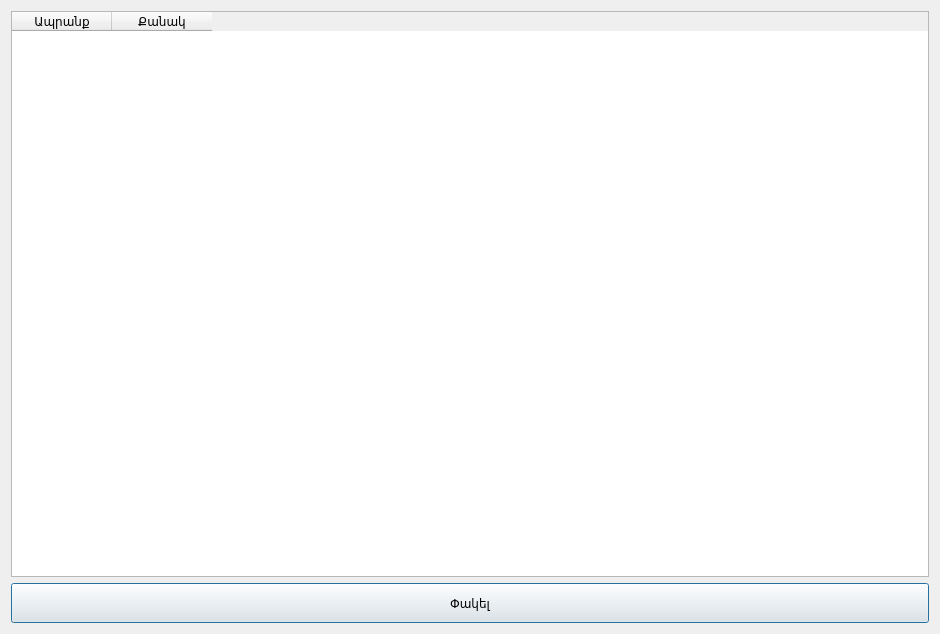
<?xml version="1.0" encoding="UTF-8"?>
<ui version="4.0">
 <class>DlgCalc</class>
 <widget class="QDialog" name="DlgCalc">
  <property name="geometry">
   <rect>
    <x>0</x>
    <y>0</y>
    <width>940</width>
    <height>634</height>
   </rect>
  </property>
  <property name="windowTitle">
   <string>Բաղադրատոմսիկ</string>
  </property>
  <layout class="QVBoxLayout" name="verticalLayout">
   <item>
    <widget class="QTableWidget" name="tbl">
     <property name="editTriggers">
      <set>QAbstractItemView::EditTrigger::NoEditTriggers</set>
     </property>
     <column>
      <property name="text">
       <string>Ապրանք</string>
      </property>
     </column>
     <column>
      <property name="text">
       <string>Քանակ</string>
      </property>
     </column>
    </widget>
   </item>
   <item>
    <widget class="QPushButton" name="btnClose">
     <property name="minimumSize">
      <size>
       <width>0</width>
       <height>40</height>
      </size>
     </property>
     <property name="text">
      <string>Փակել</string>
     </property>
    </widget>
   </item>
  </layout>
 </widget>
 <resources/>
 <connections/>
</ui>
